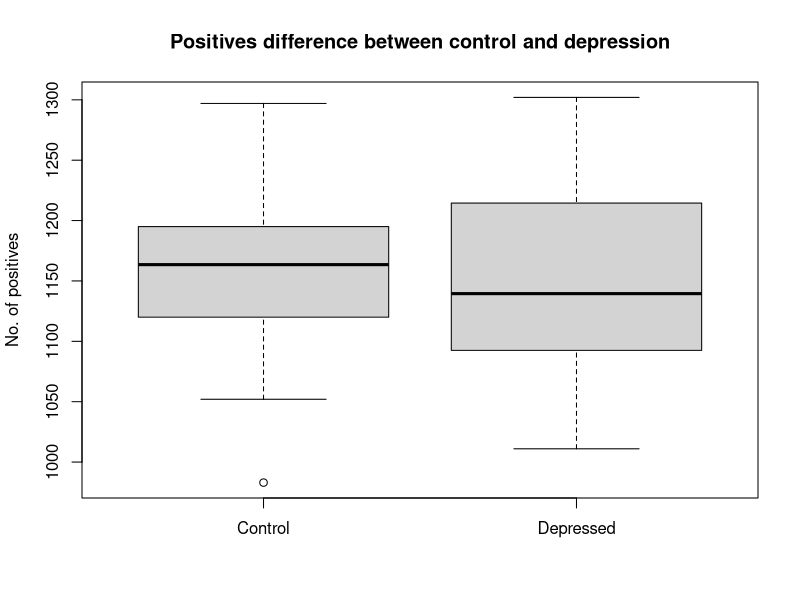
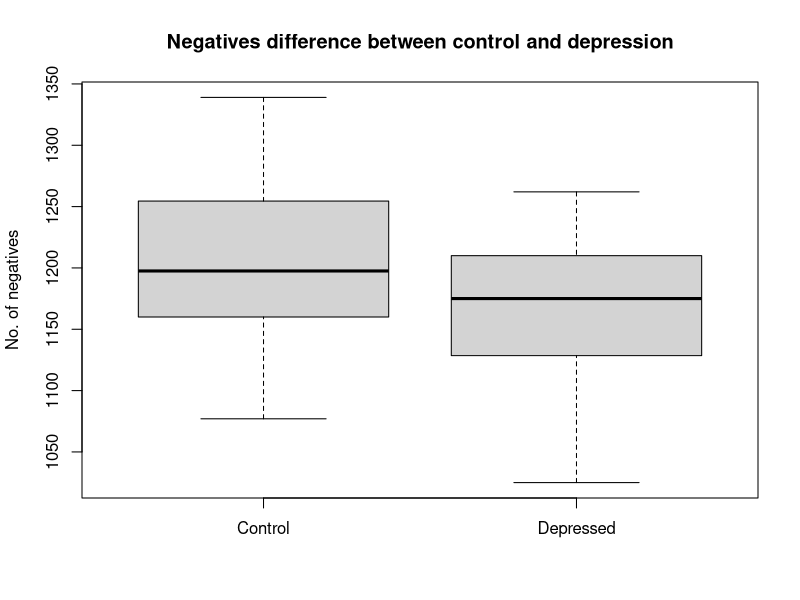
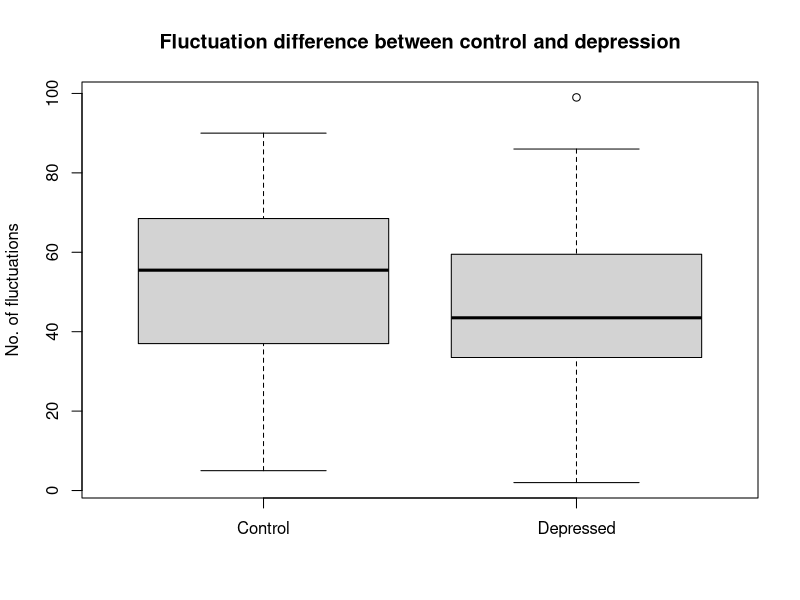

R code for these plots, in order:
# R script to perform statistical analysis of depression versus control data
# Author: Deepak Sharma
# Date: 14 September 2016

# Loding data
library(readr)
depression_vs_control <- read_csv("depression_vs_control.csv")

# Perform student's t-test
# 1:48 is Control data
# 49:96 is Depression data
t.test(depression_vs_control$Negatives[1:48],depression_vs_control$Negatives[49:96])
t.test(depression_vs_control$Fluctuations[1:48],depression_vs_control$Fluctuations[49:96])
t.test(depression_vs_control$Positives[1:48],depression_vs_control$Positives[49:96])

# Perform One way ANOVA
d_v_c = depression_vs_control

summary(aov(d_v_c$Negatives[1:48] ~ d_v_c$Negatives[49:96]))
summary(aov(d_v_c$Positives[1:48] ~ d_v_c$Positives[49:96]))
summary(aov(d_v_c$Fluctuations[1:48] ~ d_v_c$Fluctuations[49:96]))

boxplot(depression_vs_control$Positives[1:48], depression_vs_control$Positives[49:96], ylab="No. of positives",names=c("Control","Depressed"), main="Positives difference between control and depression")
boxplot(depression_vs_control$Negatives[1:48], depression_vs_control$Negatives[49:96], ylab="No. of negatives",names=c("Control","Depressed"), main="Negatives difference between control and depression")
boxplot(depression_vs_control$Fluctuations[1:48], depression_vs_control$Fluctuations[49:96], ylab="No. of fluctuations",names=c("Control","Depressed"), main="Fluctuation difference between control and depression")

